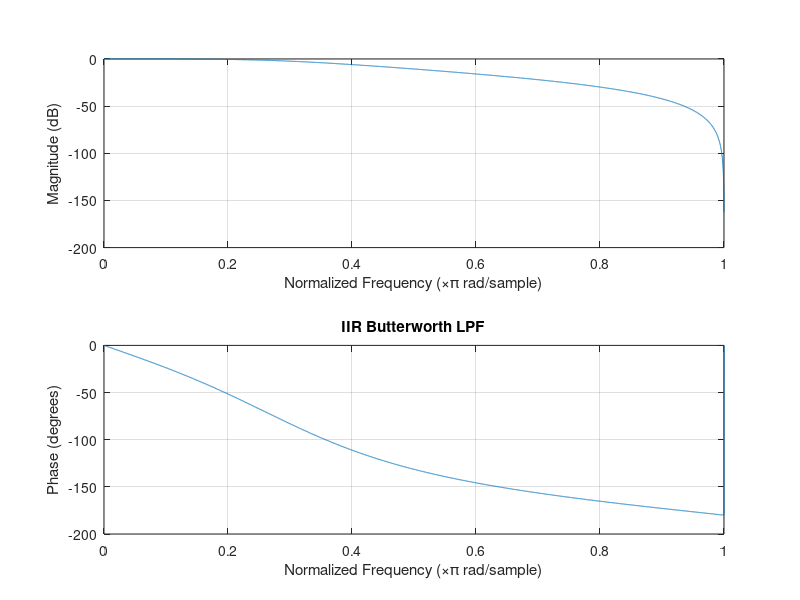

The MATLAB source for this figure: (Note: this script raises an error after producing the figure.)
clc;
close all;
clear all;

fp=1200;
fsp=2400;
fs=10000;
Rp=1;
Rs=6;
wp=2*fp/fs;
ws=2*fsp/fs;
[N,wc]=buttord(wp,ws,Rp,Rs);
omega_c=2*fs*tan(pi*wc/2);
[b,a]=butter(N,wc);
freqz(b,a,fs);
title('IIR Butterworth LPF');
printsys(b,a,'z');
